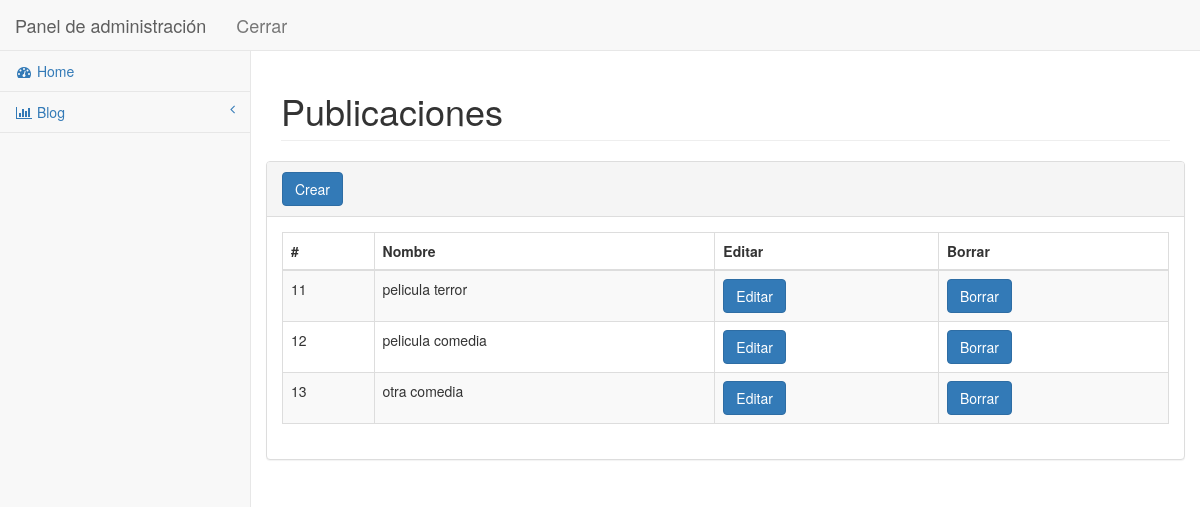
The app's page /admin/post.php (signed in), older data.
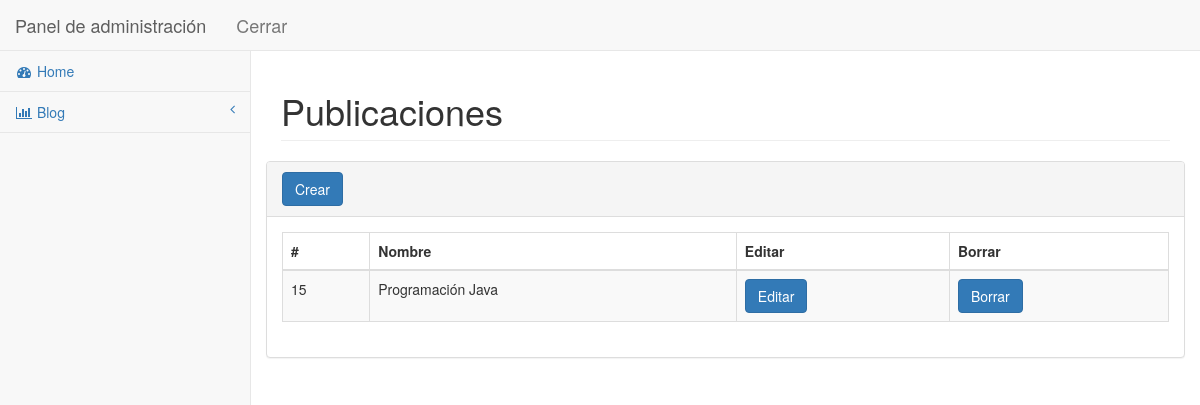
The same page, newer data.
### tables this page shows
CREATE TABLE IF NOT EXISTS `post` (
  `id_post` int(11) NOT NULL AUTO_INCREMENT,
  `id_category` int(11) NOT NULL,
  `title_post` varchar(35) NOT NULL,
  `body_post` text NOT NULL,
  `tag_post` varchar(60) DEFAULT NULL,
  `image_post` varchar(255) NOT NULL,
  `date_post` timestamp NOT NULL DEFAULT CURRENT_TIMESTAMP ON UPDATE CURRENT_TIMESTAMP,
  PRIMARY KEY (`id_post`)
);

### admin/include/config.php (called while the page is built, shortened)
<?php
	$base_url = "http://localhost/blog/admin/";
?>

### admin/post.php (the view, shortened to what this page needs)
<?php include "/include/config.php"; ?>
<?php if (!isset($_SESSION['user_name'])){?>
	<?php header("Location:index.php");?>
<?php  } else {?>
<!DOCTYPE html>
<html lang="en">
<head>
    <link href="bower_components/bootstrap/dist/css/bootstrap.min.css" rel="stylesheet">
    <link href="bower_components/metisMenu/dist/metisMenu.min.css" rel="stylesheet">
    <link href="dist/css/timeline.css" rel="stylesheet">
    <link href="dist/css/sb-admin-2.css" rel="stylesheet">
    <link href="bower_components/morrisjs/morris.css" rel="stylesheet">
    <link href="bower_components/fontawesome/css/font-awesome.min.css" rel="stylesheet" type="text/css">
</head>
<body>
    <div id="wrapper">
        <nav class="navbar navbar-default navbar-static-top" role="navigation" style="margin-bottom: 0">
		      <?php include "/include/header.php"; ?>
		      <?php include "/include/aside_left.php"; ?>
        </nav>
        <div id="page-wrapper">
            <div class="row">
                <div class="col-lg-12">
                    <h1 class="page-header">Publicaciones</h1>
                </div>
            </div>
            <div class="row"
                  <div class="col-lg-12">
                	<?php $sql="SELECT * FROM post"?>
                	<div class="panel panel-default">
                		<div class="panel-heading">
                           <a href= "<?php echo $base_url. "new_post.php" ?>" class="btn btn-primary"> Crear</a>
                        </div>
                        <?php if ($result =$mysqli -> query ($sql)){ ?>
                        	 <?php if ($result -> num_rows >0){?>
			                        <div class="panel-body">
			                        	<div class="dataTable_wrapper">
			                        		<table class="table table-striped table-bordered table-hover" id="dataTables-example">
			                        			<thead>
			                                        <tr>
			                                            <th>#</th>
			                                            <th>Nombre</th>
			                                            <th>Editar</th>
			                                            <th>Borrar</th>
			                                        </tr>
			                                    </thead>
			                                     <tbody>
			                                     	<?php while ($row = $result -> fetch_array ()){ ?>
			                                     	<tr class="odd gradeX">
			                                            <td><?php echo $row["id_post"]?></td>
			                                            <td><?php echo $row["title_post"]?></td>
			                                            <td class="center"><a href="<?php echo $base_url."edit_post.php?id_post=".$row["id_post"]?>" class="btn btn-primary">Editar</a></td>
			                                            <td class="center"><a href="<?php echo $base_url."delete_post.php?id_post=".$row["id_post"]?>" class="btn btn-primary">Borrar</a></td>
			                                        </tr>
			                                     	<?php } ?>
			                                     </tbody>
			                        		</table>
			                        	</div>
			                        </div>
			             	<?php }else{ ?>
	                          No hay categorías creadas.
	                        <?php } ?>
                        <?php }else{ ?>
                          Error en la consulta <?php echo $sql.$mysqli -> error(); ?>
                        <?php } ?>
                	</div>
                </div>
            </div>
        </div>
</body>
</html>
<?php } ?>

Row changes from the older to the newer data that the page shows:
removed post: id_post "11", title_post "pelicula terror"
removed post: id_post "12", title_post "pelicula comedia"
removed post: id_post "13", title_post "otra comedia"
added post: id_post "15", title_post "Programación Java"
